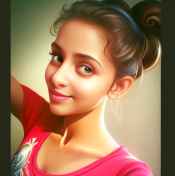
#> input picture Day 1 - Introduction to Computer Vision/Girl.png, 175 x 176 px
$ python '5_All Example into One Code.py'
#> lines starting #> are read from the running program, lines starting #| are printed output that depends on the picture
import cv2
import imutils  # Resizing Images

image = cv2.imread("Girl.png")  # Read Image
#> image is the input picture: shape (176, 175, 3); mean B, G, R 86.7, 116.4, 157.2
resizeImage = imutils.resize(image, width=105)   # Resize Image
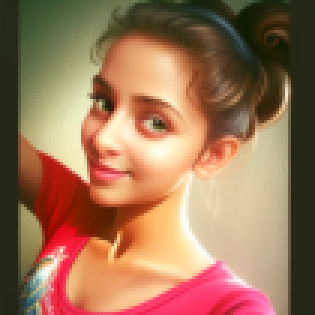
#> resizeImage: shape (105, 105, 3) (shown 3 times larger); mean B, G, R 86.7, 116.4, 157.2

# Smoothing Image
# gaussainBlurImage = cv2.GaussianBlur(resizeImage, (5,5), cv2.BORDER_DEFAULT)

# Convert Color Image To Binary Image
grayImage = cv2.cvtColor(resizeImage, cv2.COLOR_BGR2GRAY)
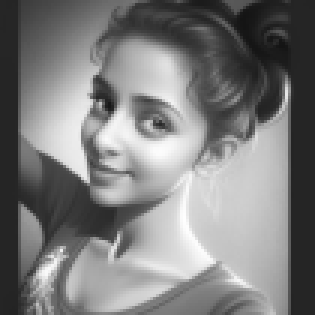
#> grayImage: shape (105, 105) (shown 3 times larger); min 20, max 254, mean 125.2
# threshImage = cv2.threshold(grayImage, 180, 255, cv2.THRESH_BINARY)[1]

# Save Image
cv2.imwrite("5_convertedImage.png", grayImage)
